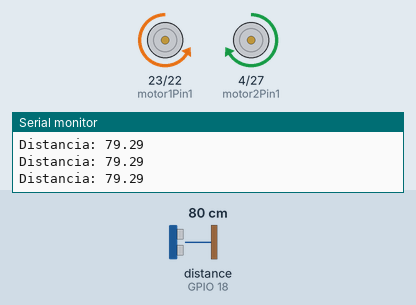
This sketch was run on a simulated ESP32. Shown: motor-driver pin pairs drawn as motors (green arrow = first pin HIGH = forward, orange = second pin HIGH = backward, longer = more drive, scaled by the enable pin), the last lines printed to the serial monitor. Wiring (inferred from the names in the program): ultrasonic range finder: trigger GPIO 5; echo GPIO 18. Inputs (shaded band) come from the test bench; at power-on: distance to the obstacle (sensor on GPIO 18) 80 cm. The echo pulse lasts 58.3 µs per cm; random numbers use the default seed unless the sketch sets one.

Above: at 2.3 s.
2.4 s: distance to the obstacle (sensor on GPIO 18) set to 7 cm
At 3.3 s:
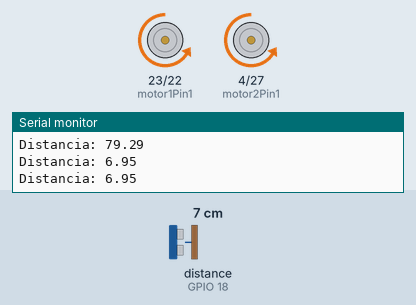
5.9 s: distance to the obstacle (sensor on GPIO 18) set to 4 cm
At 6.3 s:
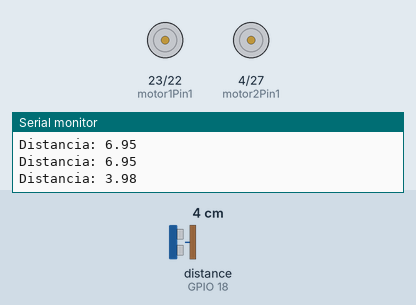
9.4 s: distance to the obstacle (sensor on GPIO 18) set to 9 cm
At 11.2 s:
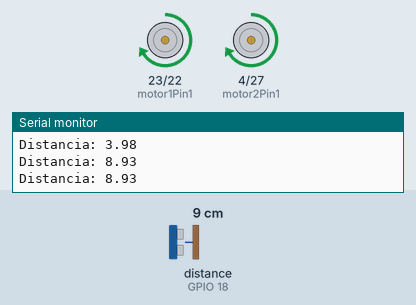
12.9 s: distance to the obstacle (sensor on GPIO 18) set to 2 cm
Timing chart, 0 to 17.0 s (numbered marks = the images above; inputs shaded):
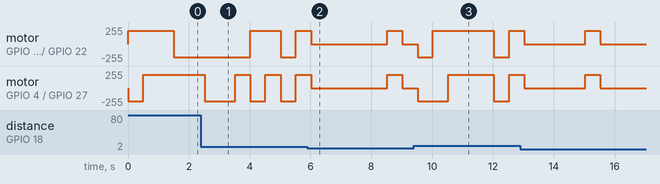

Measured:
- the behaviour switches between 6 and 5 cm on distance to the obstacle (sensor on GPIO 18) (found by bisection; images 1 and 2)

The sketch:

teste3.ino
```cpp
// ======================= PINOS =======================
const int trigPin = 5;
const int echoPin = 18;

const int motor1Pin1 = 23;
const int motor1Pin2 = 22;
const int enable1Pin = 21;

const int motor2Pin1 = 4;
const int motor2Pin2 = 27;
const int enable2Pin = 25;

// ======================= PWM =======================
const int freq = 30000;
const int resolution = 8;

const int pwmChannel1 = 0;
const int pwmChannel2 = 1;

int dutyCycle = 200;

// ======================= SENSOR =======================
#define SOUND_SPEED 0.034

long duration;
float distanceCm;

int luvaimport;

// ======================= SETUP =======================
void setup() {
  Serial.begin(115200);

  pinMode(trigPin, OUTPUT);
  pinMode(echoPin, INPUT);

  pinMode(motor2Pin1, OUTPUT);
  pinMode(motor2Pin2, OUTPUT);
  pinMode(enable2Pin, OUTPUT);

  pinMode(motor1Pin1, OUTPUT);
  pinMode(motor1Pin2, OUTPUT);
  pinMode(enable1Pin, OUTPUT);

  // PWM
  ledcAttachChannel(enable1Pin, freq, resolution, pwmChannel1);
  ledcAttachChannel(enable2Pin, freq, resolution, pwmChannel2);

  ledcWrite(enable1Pin, dutyCycle);
  ledcWrite(enable2Pin, dutyCycle);
}

// ======================= LOOP =======================
void loop() {
  receberluva();
  delay(500);
}

// ======================= LÓGICA =======================
void receberluva(){
  luvaimport = random(1, 5); // agora inclui 4
  interpretarluva(luvaimport);
}

void interpretarluva(int luvaimport){
  if (luvaimport == 1){ // frente
    calculardistancia();
    if (distanceCm > 5){
      moverfrente();
    } else {
      parar();
    }
  }
  else if (luvaimport == 2){ // trás
    movertras();
  }
  else if (luvaimport == 3){ // direita frente
    calculardistancia();
    if (distanceCm > 5){
      moverdireitafrente();
    } else {
      parar();
    }
  }
  else if (luvaimport == 4){ // esquerda frente
    calculardistancia();
    if (distanceCm > 5){
      moveresquerdafrente();
    } else {
      parar();
    }
  }
}

// ======================= SENSOR =======================
void calculardistancia(){
  digitalWrite(trigPin, LOW);
  delayMicroseconds(2);

  digitalWrite(trigPin, HIGH);
  delayMicroseconds(10);
  digitalWrite(trigPin, LOW);

  duration = pulseIn(echoPin, HIGH);
  distanceCm = duration * SOUND_SPEED / 2;

  Serial.print("Distancia: ");
  Serial.println(distanceCm);
}

// ======================= MOVIMENTO =======================
void moverfrente(){
  digitalWrite(motor2Pin1, LOW);
  digitalWrite(motor1Pin1, LOW);
  digitalWrite(motor2Pin2, HIGH);
  digitalWrite(motor1Pin2, HIGH);
}

void movertras(){
  digitalWrite(motor2Pin1, HIGH);
  digitalWrite(motor1Pin1, HIGH);
  digitalWrite(motor2Pin2, LOW);
  digitalWrite(motor1Pin2, LOW);
}

void parar(){
  digitalWrite(motor2Pin1, LOW);
  digitalWrite(motor1Pin1, LOW);
  digitalWrite(motor2Pin2, LOW);
  digitalWrite(motor1Pin2, LOW);
}

void moverdireitafrente(){
  digitalWrite(motor2Pin1, HIGH);
  digitalWrite(motor1Pin1, LOW);
  digitalWrite(motor2Pin2, LOW);
  digitalWrite(motor1Pin2, HIGH);
}

void moveresquerdafrente(){
  digitalWrite(motor2Pin1, LOW);
  digitalWrite(motor1Pin1, HIGH);
  digitalWrite(motor2Pin2, HIGH);
  digitalWrite(motor1Pin2, LOW);
}
```
